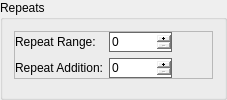
           <widget class="QGroupBox" name="groupRepeats">
            <property name="sizePolicy">
             <sizepolicy hsizetype="Minimum" vsizetype="MinimumExpanding">
              <horstretch>0</horstretch>
              <verstretch>0</verstretch>
             </sizepolicy>
            </property>
            <property name="title">
             <string>Repeats</string>
            </property>
            <layout class="QVBoxLayout" name="verticalLayout_6">
             <item>
              <widget class="QFrame" name="frame_5">
               <property name="frameShape">
                <enum>QFrame::StyledPanel</enum>
               </property>
               <property name="frameShadow">
                <enum>QFrame::Raised</enum>
               </property>
               <layout class="QGridLayout" name="gridLayout_3">
                <property name="leftMargin">
                 <number>0</number>
                </property>
                <property name="topMargin">
                 <number>0</number>
                </property>
                <property name="rightMargin">
                 <number>0</number>
                </property>
                <property name="bottomMargin">
                 <number>0</number>
                </property>
                <item row="0" column="2">
                 <spacer name="horizontalSpacer_4">
                  <property name="orientation">
                   <enum>Qt::Horizontal</enum>
                  </property>
                  <property name="sizeHint" stdset="0">
                   <size>
                    <width>40</width>
                    <height>20</height>
                   </size>
                  </property>
                 </spacer>
                </item>
                <item row="1" column="0">
                 <widget class="QLabel" name="labelRepeatAddition">
                  <property name="statusTip">
                   <string>Value to add to each cell based on number of repeats</string>
                  </property>
                  <property name="whatsThis">
                   <string/>
                  </property>
                  <property name="text">
                   <string>Repeat Addition:</string>
                  </property>
                 </widget>
                </item>
                <item row="0" column="0">
                 <widget class="QLabel" name="labelRepeatRange">
                  <property name="sizePolicy">
                   <sizepolicy hsizetype="Preferred" vsizetype="Preferred">
                    <horstretch>0</horstretch>
                    <verstretch>0</verstretch>
                   </sizepolicy>
                  </property>
                  <property name="statusTip">
                   <string>Range around each cell to look for repeats</string>
                  </property>
                  <property name="whatsThis">
                   <string/>
                  </property>
                  <property name="text">
                   <string>Repeat Range:</string>
                  </property>
                 </widget>
                </item>
                <item row="0" column="1">
                 <widget class="QSpinBox" name="spinRepeatRange">
                  <property name="sizePolicy">
                   <sizepolicy hsizetype="Preferred" vsizetype="Fixed">
                    <horstretch>0</horstretch>
                    <verstretch>0</verstretch>
                   </sizepolicy>
                  </property>
                  <property name="minimumSize">
                   <size>
                    <width>0</width>
                    <height>20</height>
                   </size>
                  </property>
                  <property name="statusTip">
                   <string>Range around each cell to look for repeats</string>
                  </property>
                  <property name="whatsThis">
                   <string>&lt;html&gt;&lt;head/&gt;&lt;body&gt;&lt;p&gt;Defines the range in cells to look around each cell for repeating images.&lt;/p&gt;&lt;/body&gt;&lt;/html&gt;</string>
                  </property>
                  <property name="styleSheet">
                   <string notr="true">QSpinBox {
border: 1px solid dimgray;
}</string>
                  </property>
                  <property name="buttonSymbols">
                   <enum>QAbstractSpinBox::PlusMinus</enum>
                  </property>
                  <property name="specialValueText">
                   <string/>
                  </property>
                  <property name="keyboardTracking">
                   <bool>false</bool>
                  </property>
                  <property name="showGroupSeparator" stdset="0">
                   <bool>false</bool>
                  </property>
                  <property name="suffix">
                   <string/>
                  </property>
                  <property name="prefix">
                   <string/>
                  </property>
                  <property name="minimum">
                   <number>0</number>
                  </property>
                  <property name="maximum">
                   <number>100000</number>
                  </property>
                  <property name="value">
                   <number>0</number>
                  </property>
                 </widget>
                </item>
                <item row="1" column="1">
                 <widget class="QSpinBox" name="spinRepeatAddition">
                  <property name="sizePolicy">
                   <sizepolicy hsizetype="Preferred" vsizetype="Fixed">
                    <horstretch>0</horstretch>
                    <verstretch>0</verstretch>
                   </sizepolicy>
                  </property>
                  <property name="minimumSize">
                   <size>
                    <width>0</width>
                    <height>20</height>
                   </size>
                  </property>
                  <property name="statusTip">
                   <string>Value to add to each cell based on number of repeats</string>
                  </property>
                  <property name="whatsThis">
                   <string>&lt;html&gt;&lt;head/&gt;&lt;body&gt;&lt;p&gt;To generate the Photomosaic the cell images are compared against the library images, this gives a non-negative variant. The closer the variant is to 0 to better of a fit the image is.&lt;/p&gt;&lt;p&gt;&lt;br/&gt;&lt;/p&gt;&lt;p&gt;The repeat value is added to this variant based on the number of repeats in range, making an image a less desirable fit with more repeats.&lt;/p&gt;&lt;p&gt;&lt;br/&gt;&lt;/p&gt;&lt;p&gt;Max variants to help with choosing repeat addition:&lt;/p&gt;&lt;p&gt;RGB =~ 442 * (Cell Size * Detail)^2&lt;/p&gt;&lt;p&gt;CIE76 =~ 375 * (Cell Size * Detail)^2&lt;/p&gt;&lt;p&gt;CIEDE2000 =~ &lt;span style=&quot; font-style:italic;&quot;&gt;154?&lt;/span&gt; * (Cell Size * Detail)^2&lt;/p&gt;&lt;/body&gt;&lt;/html&gt;</string>
                  </property>
                  <property name="styleSheet">
                   <string notr="true">QSpinBox {
border: 1px solid dimgray;
}</string>
                  </property>
                  <property name="buttonSymbols">
                   <enum>QAbstractSpinBox::PlusMinus</enum>
                  </property>
                  <property name="specialValueText">
                   <string/>
                  </property>
                  <property name="keyboardTracking">
                   <bool>false</bool>
                  </property>
                  <property name="showGroupSeparator" stdset="0">
                   <bool>false</bool>
                  </property>
                  <property name="suffix">
                   <string/>
                  </property>
                  <property name="prefix">
                   <string/>
                  </property>
                  <property name="minimum">
                   <number>0</number>
                  </property>
                  <property name="maximum">
                   <number>100000</number>
                  </property>
                  <property name="value">
                   <number>0</number>
                  </property>
                 </widget>
                </item>
               </layout>
              </widget>
             </item>
             <item>
              <spacer name="verticalSpacer_3">
               <property name="orientation">
                <enum>Qt::Vertical</enum>
               </property>
               <property name="sizeType">
                <enum>QSizePolicy::MinimumExpanding</enum>
               </property>
               <property name="sizeHint" stdset="0">
                <size>
                 <width>1</width>
                 <height>0</height>
                </size>
               </property>
              </spacer>
             </item>
            </layout>
           </widget>
